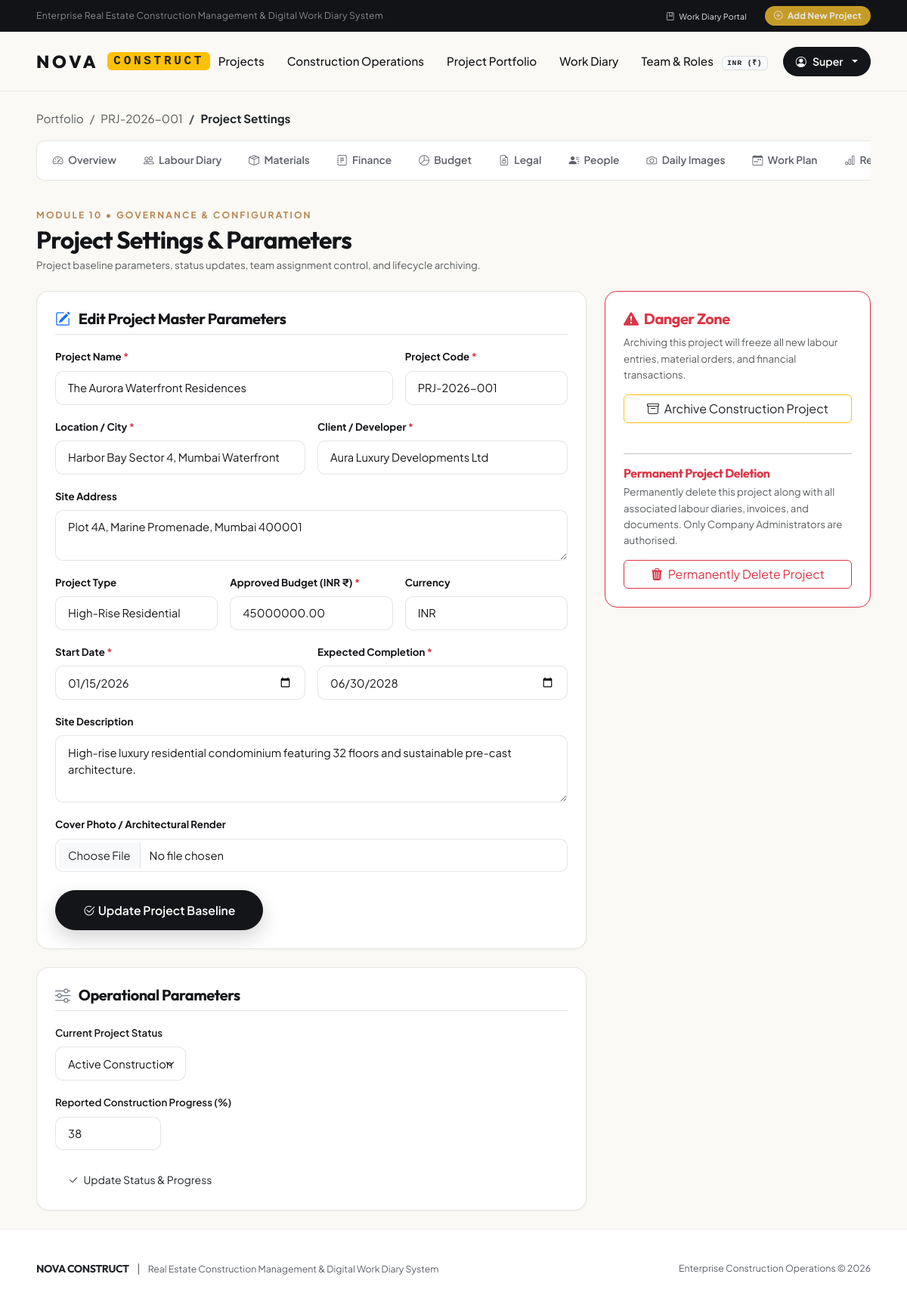
The app's page /projects/1/settings/ (signed in) with its own data.
### apps/accounts/models.py (models this page shows, shortened)
class User(AbstractUser):
    phone_number = models.CharField(max_length=20, blank=True, verbose_name=_("Phone Number"))
    primary_role = models.CharField(
        max_length=30,
        choices=RoleChoices.choices,
        default=RoleChoices.SITE_SUPERVISOR,
        verbose_name=_("System Role"),
        help_text=_("Default organizational role for the user.")
    )
    is_approved = models.BooleanField(
        default=True,
        verbose_name=_("Account Approved"),
        help_text=_("Designates whether this user account is approved by an administrator.")
    )
    organization = models.CharField(
        max_length=150,
        blank=True,
        verbose_name=_("Company / Organization")
    )
    class Meta:
        verbose_name = _("User")
        verbose_name_plural = _("Users")
        ordering = ['username']
    @property
    def is_super_admin(self):
        return self.is_superuser or self.primary_role == RoleChoices.SUPER_ADMIN
    @property
    def is_company_admin(self):
        return self.is_super_admin or self.primary_role == RoleChoices.COMPANY_ADMIN
    def get_role_on_project(self, project):
        if self.is_super_admin:
            return RoleChoices.SUPER_ADMIN
        if self.is_company_admin:
            return RoleChoices.COMPANY_ADMIN
        membership = self.project_memberships.filter(project=project, is_active=True).first()
        return membership.role if membership else None
    def has_project_access(self, project):
        if not self.is_active or not self.is_approved:
            return False
        if self.is_company_admin:
            return True
        return self.project_memberships.filter(project=project, is_active=True).exists()
    def can_manage_project(self, project=None):
        if not self.is_active or not self.is_approved:
            return False
        if self.is_company_admin:
            return True
        if project:
            role = self.get_role_on_project(project)
            return role in (RoleChoices.SUPER_ADMIN, RoleChoices.COMPANY_ADMIN, RoleChoices.PROJECT_MANAGER)
        return self.primary_role == RoleChoices.PROJECT_MANAGER

### apps/projects/models.py (models this page shows, shortened)
class Project(models.Model):
    name = models.CharField(max_length=200, verbose_name=_("Project Name"))
    code = models.CharField(
        max_length=50,
        unique=True,
        db_index=True,
        verbose_name=_("Unique Project Code"),
        help_text=_("e.g. PRJ-2026-001")
    )
    description = models.TextField(blank=True, verbose_name=_("Description"))
    project_type = models.CharField(
        max_length=100,
        default='Commercial & Residential',
        verbose_name=_("Project Type")
    )
    currency = models.CharField(
        max_length=10,
        default='INR',
        verbose_name=_("Project Currency")
    )
    address = models.TextField(blank=True, verbose_name=_("Site Address"))
    location = models.CharField(
        max_length=150,
        verbose_name=_("City / Location"),
        help_text=_("e.g. Central City Waterfront, Sector 45")
    )
    client_name = models.CharField(max_length=150, verbose_name=_("Client / Owner"))
    client_contact = models.CharField(max_length=100, blank=True, verbose_name=_("Client Contact Info"))
    cover_image = models.ImageField(
        upload_to='project_covers/',
        blank=True,
        null=True,
        verbose_name=_("Cover Image")
    )
    approved_initial_budget = models.DecimalField(
        max_digits=15,
        decimal_places=2,
        default=Decimal('0.00'),
        verbose_name=_("Approved Initial Budget")
    )
    start_date = models.DateField(verbose_name=_("Start Date"))
    expected_completion_date = models.DateField(verbose_name=_("Expected Completion Date"))
    actual_completion_date = models.DateField(null=True, blank=True, verbose_name=_("Actual Completion Date"))
    status = models.CharField(
        max_length=30,
        choices=ProjectStatusChoices.choices,
        default=ProjectStatusChoices.ACTIVE,
        verbose_name=_("Project Status")
    )
    progress_percentage = models.PositiveSmallIntegerField(
        default=0,
        verbose_name=_("Construction Progress (%)")
    )
    created_by = models.ForeignKey(
        'accounts.User',
        on_delete=models.SET_NULL,
        null=True,
        blank=True,
        related_name='created_projects',
        verbose_name=_("Created By")
    )
    created_at = models.DateTimeField(auto_now_add=True)
    updated_at = models.DateTimeField(auto_now=True)
    class Meta:
        verbose_name = _("Project")
        verbose_name_plural = _("Projects")
        ordering = ['-updated_at']
        indexes = [
            models.Index(fields=['code']),
            models.Index(fields=['status']),
            models.Index(fields=['start_date']),
        ]
    def get_approved_budget(self):
        return self.approved_initial_budget
    def get_recorded_expenditure(self):
        total = Decimal('0.00')
        labour_sum = self.labour_entries.aggregate(tot=models.Sum('gross_wages'))['tot']
        if labour_sum:
            total += Decimal(str(labour_sum))
        invoice_sum = self.material_invoices.exclude(status='CANCELLED').aggregate(tot=models.Sum('total_amount'))['tot']
        if invoice_sum:
            total += Decimal(str(invoice_sum))
        if hasattr(self, 'financial_transactions'):
            direct_expense = self.financial_transactions.filter(
                transaction_type='EXPENSE',
                related_invoice__isnull=True,
                related_labour__isnull=True,
                is_reversed=False
            ).aggregate(tot=models.Sum('amount'))['tot']
            if direct_expense:
                total += Decimal(str(direct_expense))
        return total

### apps/projects/views.py (the view, shortened to what this page needs)
# urls.py: path('<int:pk>/settings/', views.project_settings_view, name='project_settings'),
@login_required
@project_access_required
def project_settings_view(request, pk):
    project = request.current_project
    project_edit_form = ProjectForm(instance=project)
    context = {
        'project': project,
        'active_tab': 'settings',
        'user_role': request.current_project_role,
        'status_choices': ProjectStatusChoices.choices,
        'project_edit_form': project_edit_form,
    }
    return render(request, 'projects/modules/project_settings.html', context)

### templates/projects/modules/project_settings.html (shortened to what this page needs)
{% extends 'base.html' %}
{% load currency_tags %}
{% block content %}
<div class="nova-container py-4">
  <nav aria-label="breadcrumb" class="mb-3">
    <ol class="breadcrumb small">
      <li class="breadcrumb-item"><a href="{% url 'projects:project_list' %}" class="text-decoration-none text-muted">Portfolio</a></li>
      <li class="breadcrumb-item"><a href="{% url 'projects:project_detail' project.pk %}" class="text-decoration-none text-muted">{{ project.code }}</a></li>
      <li class="breadcrumb-item active text-dark fw-bold" aria-current="page">Project Settings</li>
    </ol>
  </nav>
  {% include 'projects/components/project_tabs.html' %}
  <div class="d-flex flex-wrap justify-content-between align-items-center gap-3 mb-4">
    <div>
      <span class="hero-eyebrow mb-1">MODULE 10 &bull; GOVERNANCE &amp; CONFIGURATION</span>
      <h2 class="font-heading fw-bold mb-1">Project Settings &amp; Parameters</h2>
      <p class="text-muted small mb-0">Project baseline parameters, status updates, team assignment control, and lifecycle archiving.</p>
    </div>
  </div>
  <div class="row g-4">
    <div class="col-lg-8">
      <div class="nova-card p-4 mb-4">
        <h5 class="font-heading fw-bold mb-3 border-bottom pb-2">
          <i class="bi bi-pencil-square text-primary me-2"></i> Edit Project Master Parameters
        </h5>
        <form method="POST" enctype="multipart/form-data">
          <div class="row g-3 mb-3">
            <div class="col-md-8">
              <label class="form-label small fw-bold">Project Name <span class="text-danger">*</span></label>
              {{ project_edit_form.name }}
            </div>
            <div class="col-md-4">
              <label class="form-label small fw-bold">Project Code <span class="text-danger">*</span></label>
              {{ project_edit_form.code }}
            </div>
          </div>
          <div class="row g-3 mb-3">
            <div class="col-md-6">
              <label class="form-label small fw-bold">Location / City <span class="text-danger">*</span></label>
              {{ project_edit_form.location }}
            </div>
            <div class="col-md-6">
              <label class="form-label small fw-bold">Client / Developer <span class="text-danger">*</span></label>
              {{ project_edit_form.client_name }}
            </div>
          </div>
          <div class="mb-3">
            <label class="form-label small fw-bold">Site Address</label>
            {{ project_edit_form.address }}
          </div>
          <div class="row g-3 mb-3">
            <div class="col-md-4">
              <label class="form-label small fw-bold">Project Type</label>
              {{ project_edit_form.project_type }}
            </div>
            <div class="col-md-4">
              <label class="form-label small fw-bold">Approved Budget (INR ₹) <span class="text-danger">*</span></label>
              {{ project_edit_form.approved_initial_budget }}
            </div>
            <div class="col-md-4">
              <label class="form-label small fw-bold">Currency</label>
              {{ project_edit_form.currency }}
            </div>
          </div>
          <div class="row g-3 mb-3">
            <div class="col-md-6">
              <label class="form-label small fw-bold">Start Date <span class="text-danger">*</span></label>
              {{ project_edit_form.start_date }}
            </div>
            <div class="col-md-6">
              <label class="form-label small fw-bold">Expected Completion <span class="text-danger">*</span></label>
              {{ project_edit_form.expected_completion_date }}
            </div>
          </div>
          <div class="mb-3">
            <label class="form-label small fw-bold">Site Description</label>
            {{ project_edit_form.description }}
          </div>
          <div class="mb-3">
            <label class="form-label small fw-bold">Cover Photo / Architectural Render</label>
            {{ project_edit_form.cover_image }}
          </div>
          <button type="submit" class="btn btn-hero-primary mt-2">
            <i class="bi bi-check2-circle me-1"></i> Update Project Baseline
          </button>
        </form>
      </div>
      <div class="nova-card p-4">
        <h5 class="font-heading fw-bold mb-3 border-bottom pb-2">
          <i class="bi bi-sliders text-secondary me-2"></i> Operational Parameters
        </h5>
        <form method="POST">
          <div class="mb-3">
            <label class="form-label small fw-semibold">Current Project Status</label>
            <select name="status" class="form-select nova-input w-auto">
              {% for val, label in status_choices %}
                <option value="{{ val }}" {% if project.status == val %}selected{% endif %}>{{ label }}</option>
              {% endfor %}
            </select>
          </div>
          <div class="mb-3">
            <label class="form-label small fw-semibold">Reported Construction Progress (%)</label>
            <input type="number" name="progress" class="form-control nova-input" style="max-width: 140px;" value="{{ project.progress_percentage }}" min="0" max="100">
          </div>
          <button type="submit" class="btn nova-btn-primary btn-sm mt-2 px-3">
            <i class="bi bi-check2 me-1"></i> Update Status &amp; Progress
          </button>
        </form>
      </div>
    </div>
    <div class="col-lg-4">
      <div class="nova-card p-4 border-danger">
        <h5 class="font-heading fw-bold text-danger mb-2">
          <i class="bi bi-exclamation-triangle-fill me-1"></i> Danger Zone
        </h5>
        <p class="text-muted small mb-3">Archiving this project will freeze all new labour entries, material orders, and financial transactions.</p>
        <button type="button" class="btn btn-outline-warning w-100 text-dark mb-4" data-bs-toggle="modal" data-bs-target="#archiveProjectModal">
          <i class="bi bi-archive me-1"></i> Archive Construction Project
        </button>
        <hr class="my-3">
        <h6 class="font-heading fw-bold text-danger mb-1">Permanent Project Deletion</h6>
        <p class="text-muted small mb-3">Permanently delete this project along with all associated labour diaries, invoices, and documents. Only Company Administrators are authorised.</p>
        <button type="button" class="btn btn-outline-danger w-100" data-bs-toggle="modal" data-bs-target="#deleteProjectModal" {% if not request.user.is_company_admin %}title="Requires Company Administrator privileges"{% endif %}>
          <i class="bi bi-trash3-fill me-1"></i> Permanently Delete Project
        </button>
      </div>
    </div>
  </div>
</div>
{% endblock %}

### templates/components/navbar.html (shortened to what this page needs)
<div class="nova-top-bar d-none d-md-block">
  <div class="nova-container d-flex justify-content-between align-items-center">
    <div>
      <span class="text-white-50">Enterprise Real Estate Construction Management &amp; Digital Work Diary System</span>
    </div>
    <div class="d-flex align-items-center gap-4">
      <a href="{% if user.is_authenticated %}{% url 'projects:project_list' %}{% else %}{% url 'accounts:login' %}{% endif %}" class="small">
        <i class="bi bi-journal-bookmark me-1"></i> Work Diary Portal
      </a>
      {% if user.is_authenticated and user.can_manage_project %}
      <a href="{% url 'projects:project_create' %}" class="nova-top-pill">
        <i class="bi bi-plus-circle me-1"></i> Add New Project
      </a>
      {% endif %}
    </div>
  </div>
</div>
<header class="nova-header">
  <div class="nova-container">
    <div class="nova-header-inner">
      <a href="{% url 'projects:project_list' %}" class="nova-logo">
        <span>NOVA</span>
        <span class="badge bg-warning text-dark font-monospace fs-6 px-2 py-1 ms-1">CONSTRUCT</span>
      </a>
      <ul class="nova-nav-links">
        <li class="nova-nav-item">
          <a href="{% url 'projects:project_list' %}#portfolio-section">Projects</a>
        </li>
        <li class="nova-nav-item">
          <a href="{% url 'projects:project_list' %}#operations-section">Construction Operations</a>
        </li>
        <li class="nova-nav-item">
          <a href="{% url 'projects:project_list' %}#portfolio-section">Project Portfolio</a>
        </li>
        <li class="nova-nav-item">
          <a href="{% url 'projects:project_list' %}#workdiary-section">Work Diary</a>
        </li>
        {% if user.is_authenticated and user.is_company_admin or user.primary_role == 'PROJECT_MANAGER' %}
        <li class="nova-nav-item">
          <a href="{% url 'accounts:user_list' %}">Team &amp; Roles</a>
        </li>
        {% endif %}
      </ul>
      <div class="nova-header-actions">
        <div class="nova-lang-selector d-none d-sm-block">
          <span class="badge bg-light text-dark border font-monospace">INR (₹)</span>
        </div>
        {% if user.is_authenticated %}
        <div class="dropdown">
          <button class="btn btn-hero-primary py-2 px-3 dropdown-toggle d-flex align-items-center gap-2" type="button" data-bs-toggle="dropdown" aria-expanded="false" style="font-size: 0.88rem; box-shadow: none;">
            <i class="bi bi-person-circle"></i>
            <span class="d-none d-lg-inline">{{ user.first_name|default:user.username }}</span>
          </button>
        </div>
        {% else %}
        <a href="{% url 'accounts:login' %}" class="btn-hero-primary py-2 px-4" style="font-size: 0.9rem;">
          <i class="bi bi-lock me-1"></i> Work Diary Portal
        </a>
        {% endif %}
      </div>
    </div>
  </div>
</header>

### records on screen
User: first_name "Super"
Project: code "PRJ-2026-001", name "The Aurora Waterfront Residences", location "Harbor Bay Sector 4, Mumbai Waterfront", client_name "Aura Luxury Developments Ltd", address "Plot 4A, Marine Promenade, Mumbai 400001", project_type "High-Rise Residential", approved_initial_budget "45000000.00", currency "INR", start_date "01/15/2026", expected_completion_date "06/30/2028", description "High-rise luxury residential condominium featuring 32 floors and sustainable pre-cast architecture.", status "Active Construction", progress "38"
